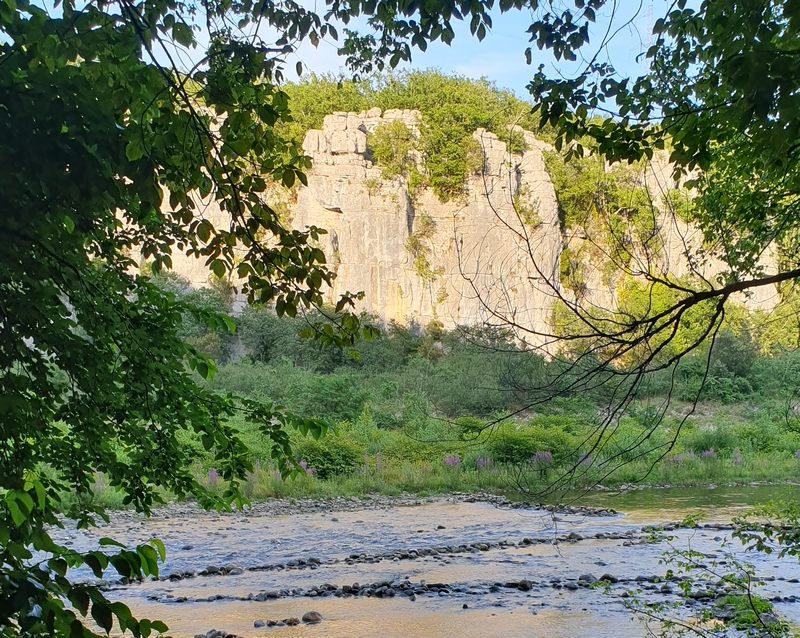
#> input picture exams/Exam-2023-Dec-Kat/data/ardeche_river.jpg, 800 x 638 px
$ python -i morph_utils.py   (imports and definitions only)
#> lines starting #> are read from the running program, lines starting #| are printed output that depends on the picture; after the words box and inside, x2 and y2 are one past the last pixel; in counts of white or black regions, pixels touching at a corner belong together
import cv2
from skimage.morphology import closing, disk, label
from skimage.measure import regionprops
import numpy as np

def segment_blobs(image, threshold=200, disk_radius=3, min_area=500):
    binary = image > threshold
    closed = closing(binary, disk(disk_radius))
    labeled = label(closed)

    mask = np.zeros_like(image, dtype=bool)
    for region in regionprops(labeled):
        if region.area > min_area:
            mask[labeled == region.label] = True
    return mask


def clean_and_filter(binary_image, radius=3, min_area=500):
    cleaned = closing(binary_image, disk(radius))
    labeled = label(cleaned)

    mask = np.zeros_like(binary_image, dtype=bool)
    for region in regionprops(labeled):
        if region.area > min_area:
            mask[labeled == region.label] = True
    return mask


def dialate_circle(binary_image, radius=8):
    kernel_size = 2 * radius + 1
    kernel = cv2.getStructuringElement(cv2.MORPH_ELLIPSE, (kernel_size, kernel_size))
    return cv2.dilate(binary_image,kernel)

def dice_score(mask1, mask2):
    intersection = np.logical_and(mask1, mask2).sum()
    return 2. * intersection / (mask1.sum() + mask2.sum())

def filter(binary_image, min_area=500, max_area=np.inf, min_perim = 0, max_perim = np.inf):
    labeled = label(binary_image)
    mask = np.zeros_like(binary_image, dtype=bool)

    for region in regionprops(labeled):
        if max_area > region.area > min_area and max_perim > region.perimeter > min_perim:
            mask[labeled == region.label] = True
    return mask

>>> import cv2
>>> picture = cv2.imread('../../exams/Exam-2023-Dec-Kat/data/ardeche_river.jpg', cv2.IMREAD_GRAYSCALE)
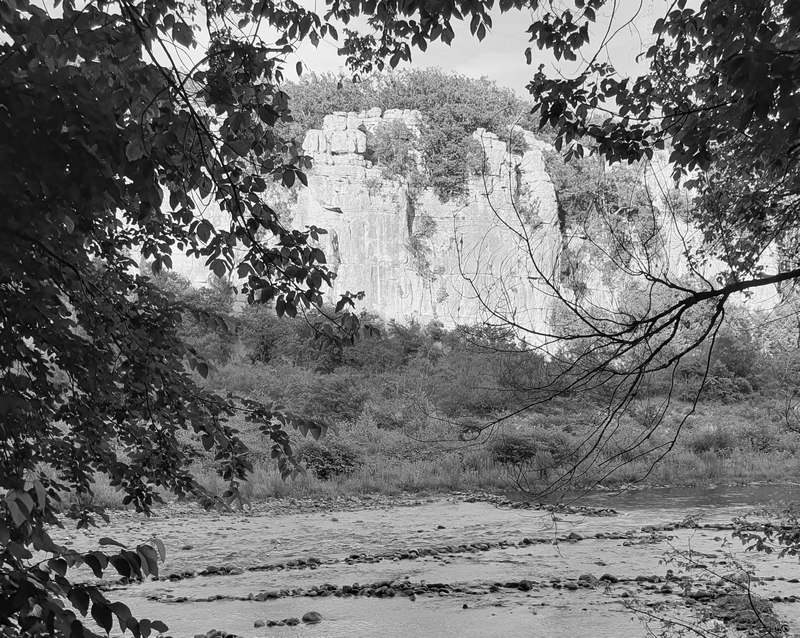
#> picture: shape (638, 800); min 0, max 255, mean 115.3
>>> result = segment_blobs(picture)
#> in segment_blobs, `binary = image > threshold`:
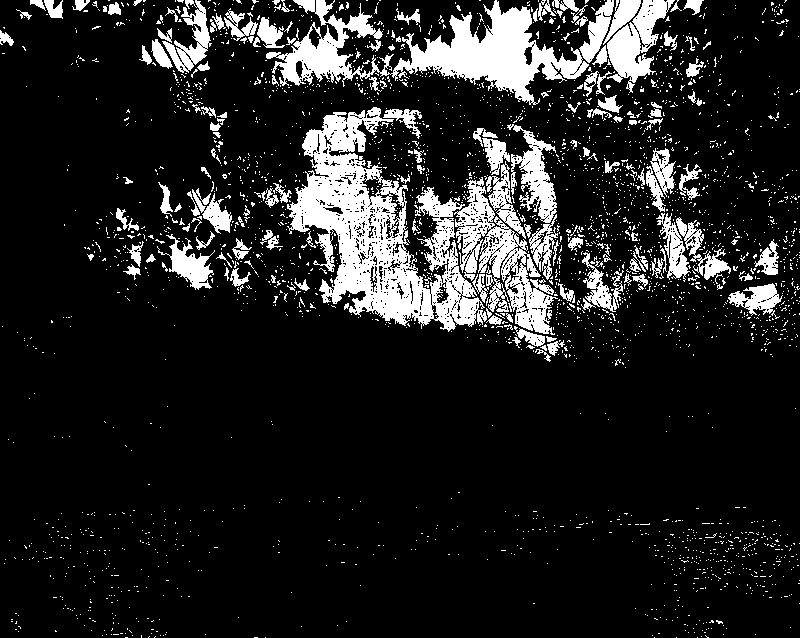
#> binary: shape (638, 800) bool; 13.8% white; 2864 white regions (2697 under 20 px), largest, box (x1, y1, x2, y2) and area: (287, 107, 487, 332) 17910, (266, 0, 589, 105) 11857, (454, 177, 558, 335) 5392
#> in segment_blobs, `closed = closing(binary, disk(disk_radius))`:
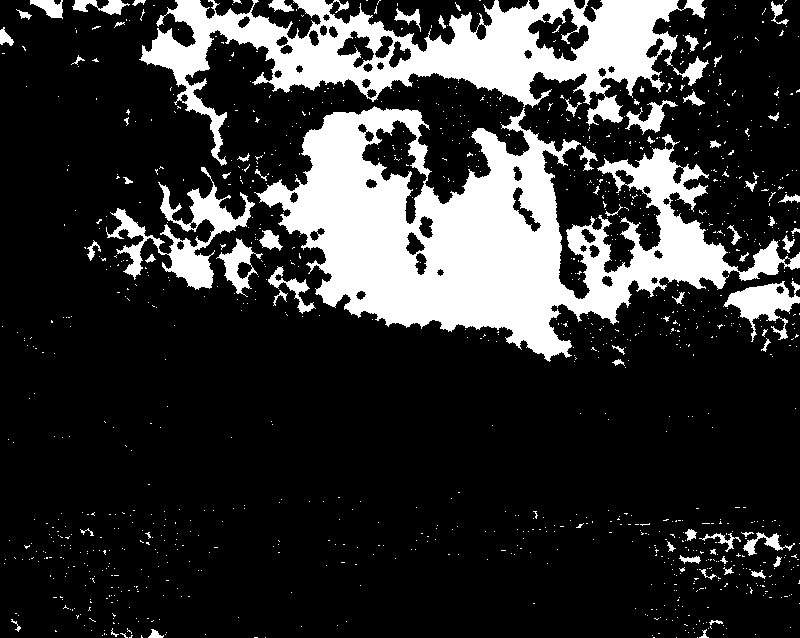
#> closed: shape (638, 800) bool; 20.2% white; 1154 white regions (1080 under 20 px), largest, box (x1, y1, x2, y2) and area: (254, 106, 800, 362) 56350, (139, 0, 707, 166) 30175, (106, 167, 255, 290) 4698
#> in segment_blobs, `labeled = label(closed)`:
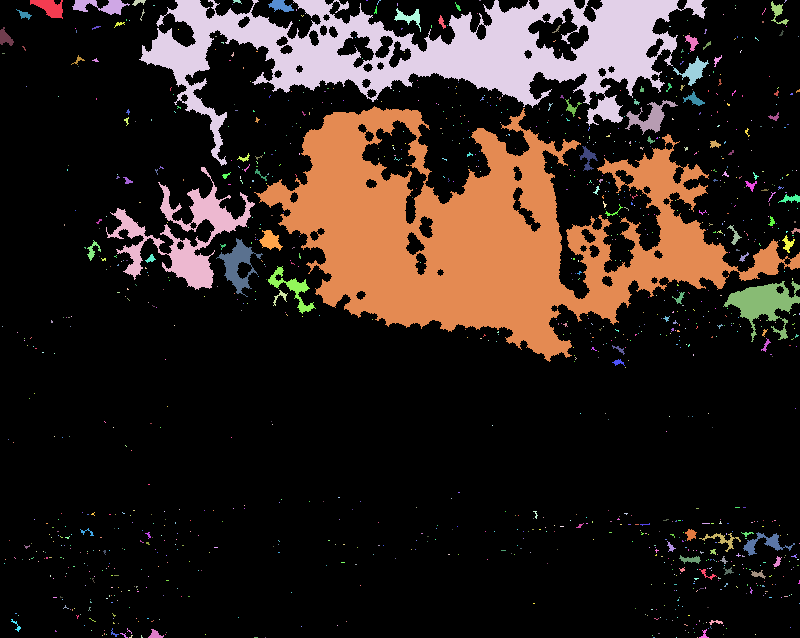
#> labeled: shape (638, 800) int32; 1155 distinct labels, from 0 to 1154; one colour per label, 0 black
#> after the loop in segment_blobs, `for region in regionprops(labeled):`:
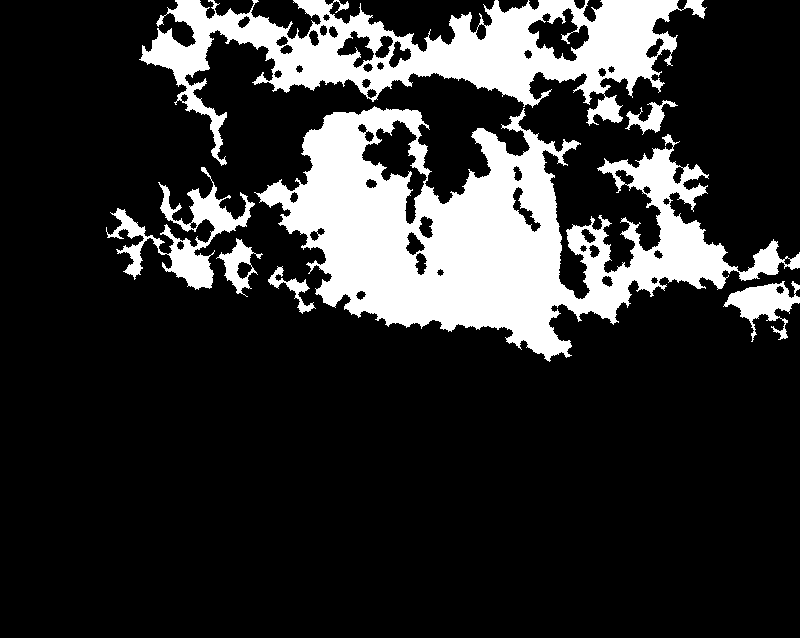
#> mask: shape (638, 800) bool; 18.7% white; 7 white regions, largest, box (x1, y1, x2, y2) and area: (254, 106, 800, 362) 56350, (139, 0, 707, 166) 30175, (106, 167, 255, 290) 4698
